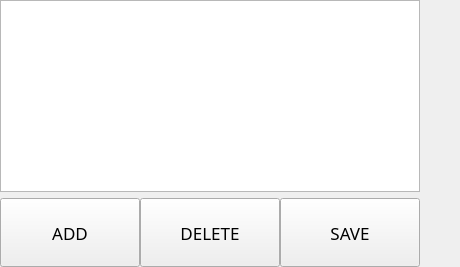
       <widget class="QWidget" name="speed_page_">
        <layout class="QVBoxLayout" name="verticalLayout_8">
         <property name="leftMargin">
          <number>0</number>
         </property>
         <property name="topMargin">
          <number>0</number>
         </property>
         <property name="rightMargin">
          <number>0</number>
         </property>
         <property name="bottomMargin">
          <number>0</number>
         </property>
         <item>
          <layout class="QHBoxLayout" name="horizontalLayout_11" stretch="0,1">
           <item>
            <widget class="QTableWidget" name="tableWidget_speed_list_">
             <property name="minimumSize">
              <size>
               <width>420</width>
               <height>0</height>
              </size>
             </property>
             <property name="maximumSize">
              <size>
               <width>420</width>
               <height>16777215</height>
              </size>
             </property>
             <attribute name="horizontalHeaderVisible">
              <bool>false</bool>
             </attribute>
             <attribute name="horizontalHeaderCascadingSectionResizes">
              <bool>true</bool>
             </attribute>
             <attribute name="horizontalHeaderDefaultSectionSize">
              <number>100</number>
             </attribute>
             <attribute name="verticalHeaderVisible">
              <bool>false</bool>
             </attribute>
             <attribute name="verticalHeaderMinimumSectionSize">
              <number>25</number>
             </attribute>
             <attribute name="verticalHeaderDefaultSectionSize">
              <number>30</number>
             </attribute>
             <column>
              <property name="text">
               <string>Speed Nmae</string>
              </property>
             </column>
             <column>
              <property name="text">
               <string>Velocity</string>
              </property>
             </column>
             <column>
              <property name="text">
               <string>Acc</string>
              </property>
             </column>
             <column>
              <property name="text">
               <string>Dec</string>
              </property>
             </column>
            </widget>
           </item>
           <item>
            <spacer name="horizontalSpacer_8">
             <property name="orientation">
              <enum>Qt::Orientation::Horizontal</enum>
             </property>
             <property name="sizeHint" stdset="0">
              <size>
               <width>40</width>
               <height>20</height>
              </size>
             </property>
            </spacer>
           </item>
          </layout>
         </item>
         <item>
          <layout class="QHBoxLayout" name="horizontalLayout_10">
           <property name="spacing">
            <number>0</number>
           </property>
           <item>
            <widget class="QPushButton" name="button_add_spped_">
             <property name="sizePolicy">
              <sizepolicy hsizetype="Expanding" vsizetype="Fixed">
               <horstretch>0</horstretch>
               <verstretch>0</verstretch>
              </sizepolicy>
             </property>
             <property name="minimumSize">
              <size>
               <width>140</width>
               <height>69</height>
              </size>
             </property>
             <property name="maximumSize">
              <size>
               <width>140</width>
               <height>69</height>
              </size>
             </property>
             <property name="font">
              <font>
               <family>微软雅黑</family>
               <pointsize>13</pointsize>
              </font>
             </property>
             <property name="styleSheet">
              <string notr="true"/>
             </property>
             <property name="text">
              <string>ADD</string>
             </property>
             <property name="checkable">
              <bool>false</bool>
             </property>
            </widget>
           </item>
           <item>
            <widget class="QPushButton" name="button_del_spped_">
             <property name="sizePolicy">
              <sizepolicy hsizetype="Expanding" vsizetype="Fixed">
               <horstretch>0</horstretch>
               <verstretch>0</verstretch>
              </sizepolicy>
             </property>
             <property name="minimumSize">
              <size>
               <width>140</width>
               <height>69</height>
              </size>
             </property>
             <property name="maximumSize">
              <size>
               <width>140</width>
               <height>69</height>
              </size>
             </property>
             <property name="font">
              <font>
               <family>微软雅黑</family>
               <pointsize>13</pointsize>
              </font>
             </property>
             <property name="styleSheet">
              <string notr="true"/>
             </property>
             <property name="text">
              <string>DELETE</string>
             </property>
             <property name="checkable">
              <bool>false</bool>
             </property>
            </widget>
           </item>
           <item>
            <widget class="QPushButton" name="button_save_spped_">
             <property name="sizePolicy">
              <sizepolicy hsizetype="Expanding" vsizetype="Fixed">
               <horstretch>0</horstretch>
               <verstretch>0</verstretch>
              </sizepolicy>
             </property>
             <property name="minimumSize">
              <size>
               <width>140</width>
               <height>69</height>
              </size>
             </property>
             <property name="maximumSize">
              <size>
               <width>140</width>
               <height>69</height>
              </size>
             </property>
             <property name="font">
              <font>
               <family>微软雅黑</family>
               <pointsize>13</pointsize>
              </font>
             </property>
             <property name="styleSheet">
              <string notr="true"/>
             </property>
             <property name="text">
              <string>SAVE</string>
             </property>
             <property name="checkable">
              <bool>false</bool>
             </property>
            </widget>
           </item>
           <item>
            <spacer name="horizontalSpacer_7">
             <property name="orientation">
              <enum>Qt::Orientation::Horizontal</enum>
             </property>
             <property name="sizeHint" stdset="0">
              <size>
               <width>40</width>
               <height>20</height>
              </size>
             </property>
            </spacer>
           </item>
          </layout>
         </item>
        </layout>
       </widget>
